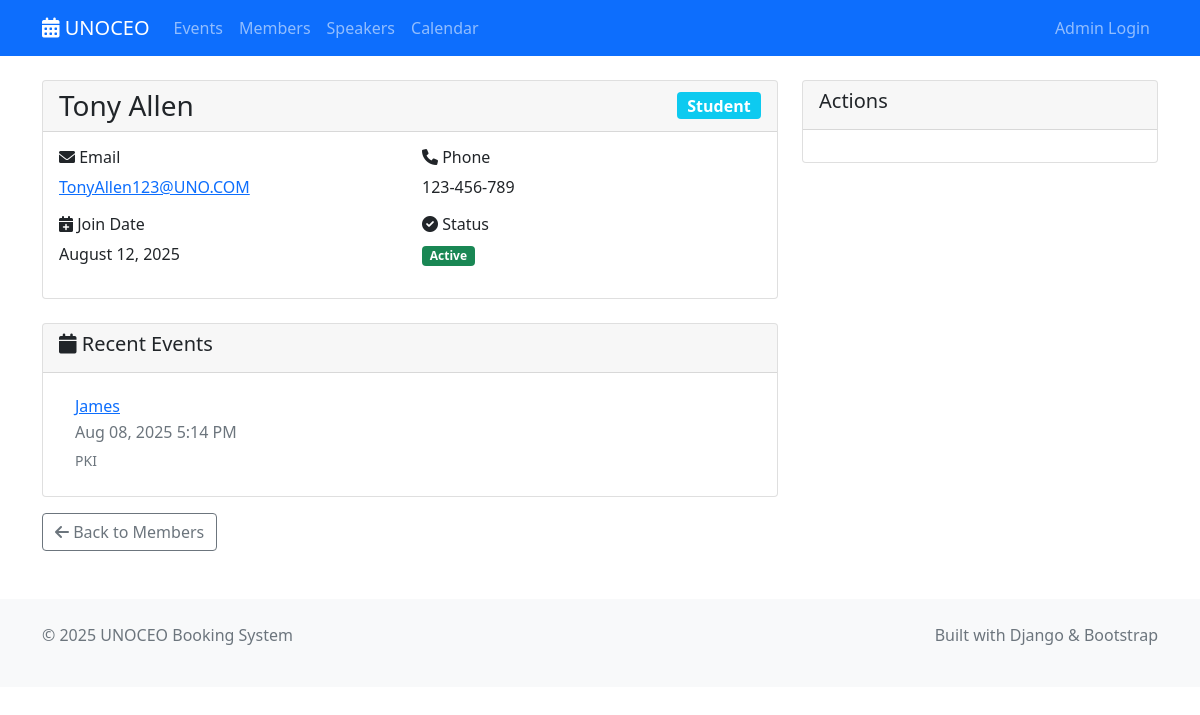
The app's page /members/2/ with its own data.
### shared/models.py (models this page shows, shortened)
class Member(models.Model):
    MEMBERSHIP_TYPES = [
        ('student', 'Student'),
        ('admin', 'Admin/Staff'),
    ]
    user = models.OneToOneField(User, on_delete=models.CASCADE, null=True, blank=True)
    name = models.CharField(max_length=200)
    email = models.EmailField(validators=[EmailValidator()])
    phone = models.CharField(max_length=20, blank=True)
    membership_type = models.CharField(max_length=20, choices=MEMBERSHIP_TYPES, default='student')
    join_date = models.DateField(auto_now_add=True)
    is_active = models.BooleanField(default=True)
    created_at = models.DateTimeField(auto_now_add=True)
    updated_at = models.DateTimeField(auto_now=True)
    class Meta:
        ordering = ['name']

class Event(models.Model):
    EVENT_TYPES = [
        ('conference', 'Conference'),
        ('workshop', 'Workshop'),
        ('seminar', 'Seminar'),
        ('webinar', 'Webinar'),
        ('meeting', 'Meeting'),
    ]
    STATUS_CHOICES = [
        ('draft', 'Draft'),
        ('published', 'Published'),
        ('cancelled', 'Cancelled'),
        ('completed', 'Completed'),
    ]
    title = models.CharField(max_length=300)
    description = models.TextField()
    event_type = models.CharField(max_length=20, choices=EVENT_TYPES, default='meeting')
    status = models.CharField(max_length=20, choices=STATUS_CHOICES, default='draft')
    start_datetime = models.DateTimeField()
    end_datetime = models.DateTimeField()
    location = models.CharField(max_length=500, blank=True)
    max_attendees = models.PositiveIntegerField(null=True, blank=True)
    speaker = models.ForeignKey(Speaker, on_delete=models.SET_NULL, null=True, blank=True)
    attendees = models.ManyToManyField(Member, blank=True, related_name='events_attending')
    created_by = models.ForeignKey(User, on_delete=models.CASCADE)
    created_at = models.DateTimeField(auto_now_add=True)
    updated_at = models.DateTimeField(auto_now=True)
    class Meta:
        ordering = ['-start_datetime']

### member_management/display/views.py (the view)
# urls.py: path('<int:pk>/', views.MemberDetailView.as_view(), name='detail'),
class MemberDetailView(DetailView):
    model = Member
    template_name = 'member_management/detail.html'
    context_object_name = 'member'
    def get_context_data(self, **kwargs):
        context = super().get_context_data(**kwargs)
        context['recent_events'] = self.object.events_attending.all()[:5]
        return context

### member_management/display/templates/member_management/detail.html (shortened to what this page needs)
{% extends 'base.html' %}
{% block content %}
<div class="container mt-4">
    <div class="row">
        <div class="col-lg-8">
            <div class="card">
                <div class="card-header d-flex justify-content-between align-items-center">
                    <h1 class="h3 mb-0">{{ member.name }}</h1>
                    <span class="badge bg-{% if member.membership_type == 'admin' %}success{% elif member.membership_type == 'student' %}info{% else %}info{% endif %} fs-6">
                        {{ member.get_membership_type_display }}
                    </span>
                </div>
                <div class="card-body">
                    <div class="row">
                        <div class="col-md-6">
                            <h6><i class="fas fa-envelope"></i> Email</h6>
                            <p><a href="mailto:{{ member.email }}">{{ member.email }}</a></p>
                        </div>
                        <div class="col-md-6">
                            <h6><i class="fas fa-phone"></i> Phone</h6>
                            <p>{{ member.phone|default:"Not provided" }}</p>
                        </div>
                    </div>
                    <div class="row">
                        <div class="col-md-6">
                            <h6><i class="fas fa-calendar-plus"></i> Join Date</h6>
                            <p>{{ member.join_date|date:"F d, Y" }}</p>
                        </div>
                        <div class="col-md-6">
                            <h6><i class="fas fa-check-circle"></i> Status</h6>
                            <p>
                                {% if member.is_active %}
                                    <span class="badge bg-success">Active</span>
                                {% else %}
                                    <span class="badge bg-secondary">Inactive</span>
                                {% endif %}
                            </p>
                        </div>
                    </div>
                </div>
            </div>
            {% if recent_events %}
                <div class="card mt-4">
                    <div class="card-header">
                        <h5><i class="fas fa-calendar"></i> Recent Events</h5>
                    </div>
                    <div class="card-body">
                        <div class="list-group list-group-flush">
                            {% for event in recent_events %}
                                <div class="list-group-item d-flex justify-content-between align-items-center">
                                    <div>
                                        <h6 class="mb-1">
                                            <a href="{% url 'event_management:detail' event.pk %}">{{ event.title }}</a>
                                        </h6>
                                        <p class="mb-1 text-muted">{{ event.start_datetime|date:"M d, Y g:i A" }}</p>
                                        <small class="text-muted">{{ event.location|default:"Location TBD" }}</small>
                                    </div>
                                    <span class="badge bg-{{ event.event_type|default:'secondary' }}">
                                    </span>
                                </div>
                            {% endfor %}
                        </div>
                    </div>
                </div>
            {% endif %}
        </div>
        <div class="col-lg-4">
            <div class="card">
                <div class="card-header">
                    <h5>Actions</h5>
                </div>
                <div class="card-body">
                </div>
            </div>
        </div>
    </div>
    <div class="mt-3">
        <a href="{% url 'member_management:list' %}" class="btn btn-outline-secondary">
            <i class="fas fa-arrow-left"></i> Back to Members
        </a>
    </div>
</div>
{% endblock %}

### records on screen
Member: name "Tony Allen", membership_type "Student", email "TonyAllen123@UNO.COM", phone "123-456-789", join_date "August 12, 2025"
Event: title "James", start_datetime "Aug 08, 2025 5:14 PM", location "PKI"
